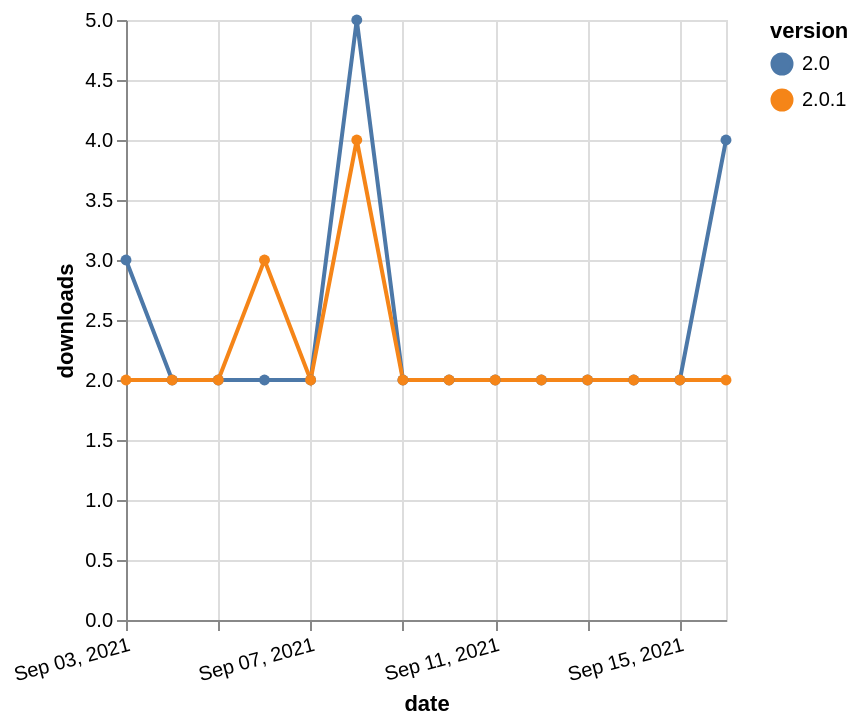

Vega-Lite specification for this chart:
### Vega-Lite specification from a JSON file in a GitHub repository (floating-point values rounded to 4 significant figures)
{"$schema": "https://vega.github.io/schema/vega-lite/v5.json", "description": "A simple bar chart with embedded data.", "data": {"values": [{"date": "2021-09-03", "total": 2914, "delta": 3, "version": "2.0"}, {"date": "2021-09-04", "total": 2916, "delta": 2, "version": "2.0"}, {"date": "2021-09-05", "total": 2918, "delta": 2, "version": "2.0"}, {"date": "2021-09-06", "total": 2920, "delta": 2, "version": "2.0"}, {"date": "2021-09-07", "total": 2922, "delta": 2, "version": "2.0"}, {"date": "2021-09-08", "total": 2927, "delta": 5, "version": "2.0"}, {"date": "2021-09-09", "total": 2929, "delta": 2, "version": "2.0"}, {"date": "2021-09-10", "total": 2931, "delta": 2, "version": "2.0"}, {"date": "2021-09-11", "total": 2933, "delta": 2, "version": "2.0"}, {"date": "2021-09-12", "total": 2935, "delta": 2, "version": "2.0"}, {"date": "2021-09-13", "total": 2937, "delta": 2, "version": "2.0"}, {"date": "2021-09-14", "total": 2939, "delta": 2, "version": "2.0"}, {"date": "2021-09-15", "total": 2941, "delta": 2, "version": "2.0"}, {"date": "2021-09-16", "total": 2945, "delta": 4, "version": "2.0"}, {"date": "2021-09-03", "total": 911, "delta": 2, "version": "2.0.1"}, {"date": "2021-09-04", "total": 913, "delta": 2, "version": "2.0.1"}, {"date": "2021-09-05", "total": 915, "delta": 2, "version": "2.0.1"}, {"date": "2021-09-06", "total": 918, "delta": 3, "version": "2.0.1"}, {"date": "2021-09-07", "total": 920, "delta": 2, "version": "2.0.1"}, {"date": "2021-09-08", "total": 924, "delta": 4, "version": "2.0.1"}, {"date": "2021-09-09", "total": 926, "delta": 2, "version": "2.0.1"}, {"date": "2021-09-10", "total": 928, "delta": 2, "version": "2.0.1"}, {"date": "2021-09-11", "total": 930, "delta": 2, "version": "2.0.1"}, {"date": "2021-09-12", "total": 932, "delta": 2, "version": "2.0.1"}, {"date": "2021-09-13", "total": 934, "delta": 2, "version": "2.0.1"}, {"date": "2021-09-14", "total": 936, "delta": 2, "version": "2.0.1"}, {"date": "2021-09-15", "total": 938, "delta": 2, "version": "2.0.1"}, {"date": "2021-09-16", "total": 940, "delta": 2, "version": "2.0.1"}]}, "width": "container", "mark": {"type": "line", "point": {"filled": true}}, "encoding": {"x": {"field": "date", "type": "temporal", "timeUnit": "yearmonthdate", "title": "date", "axis": {"labelAngle": -15}}, "y": {"field": "delta", "type": "quantitative", "title": "downloads"}, "color": {"field": "version", "type": "nominal"}, "tooltip": {"field": "delta"}}}
